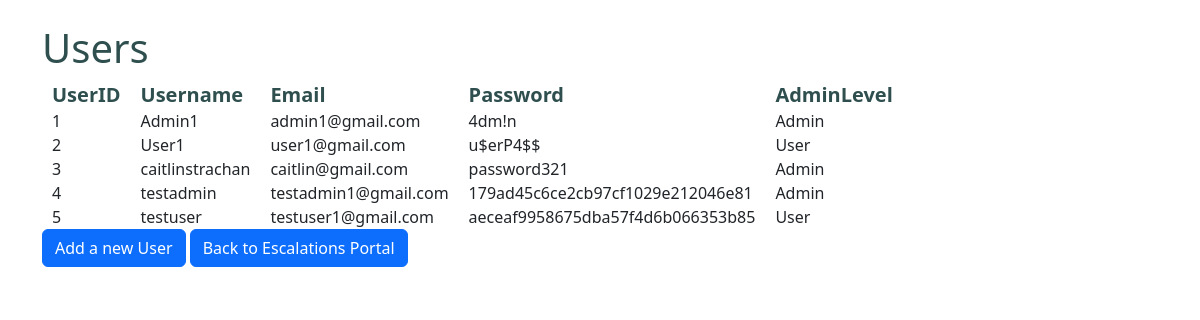
The page /users (signed in) on the database its author committed.
### tables this page shows
CREATE TABLE USERS
         (UserID INTEGER PRIMARY KEY AUTOINCREMENT NOT NULL,
          Username           TEXT    NOT NULL,
          Email              VARCHAR(50)    NOT NULL,
          Password           VARCHAR(50)    NOT NULL,
          AdminLevel         TEXT    NOT NULL);

### views.py (the view)
@app.route("/users")
def users():
    conn = get_db_connection()
    cursor = conn.cursor()
    cursor.execute('SELECT * FROM USERS')
    users = cursor.fetchall()
    adminLevel = session['adminLevel']
    if 'loggedin' in session:
        if 'Admin' in adminLevel:
           return render_template("users.html", users=users)
        else:
           return render_template("notAdminErrorPage.html")
    return redirect(url_for('login'))

### views.py (called while the page is built)
def get_db_connection():
    conn = sql.connect('ticketdb.db')
    conn.row_factory = sql.Row
    return conn

### TicketSystem/templates/users.html (shortened to what this page needs)
﻿<!DOCTYPE html>
{% extends 'base.html' %}
{% block content%}
<body>
    <h1>Users</h1>
    <table>
        <thead>
        <td>UserID</td>
        <td>Username</td>
        <td>Email</td>
        <td>Password</td>
        <td>AdminLevel</td>
        </thead>
        {% for user in users %}
        <tr>
            <td>{{user["UserID"]}}</td>
            <td>{{user["Username"]}}</td>
            <td>{{user["Email"]}}</td>
            <td>{{user["Password"]}}</td>
            <td>{{user["AdminLevel"]}}</td>
        </tr>
        {% endfor %}
    </table>
    <a href="newuser" class="btn btn-primary">Add a new User</a>
    <a href="dashboard" class="btn btn-primary">Back to Escalations Portal</a>
</body>
{% endblock %}

### TicketSystem/static/css/style.css (style rules this page uses)
h1 { color: darkslategray; font-size:60px; }
thead { color:darkslategray; font-size: 20px; font-weight: bold; }
body { background: #f4f4f4; }
td { padding-left: 10px; padding-right: 10px; }

### rows shown on the page
USERS: UserID "1", Username "Admin1", Email "admin1@gmail.com", Password "4dm!n", AdminLevel "Admin"
USERS: UserID "2", Username "User1", Email "user1@gmail.com", Password "u$erP4$$", AdminLevel "User"
USERS: UserID "3", Username "caitlinstrachan", Email "caitlin@gmail.com", Password "password321", AdminLevel "Admin"
USERS: UserID "4", Username "testadmin", Email "testadmin1@gmail.com", Password "179ad45c6ce2cb97cf1029e212046e81", AdminLevel "Admin"
USERS: UserID "5", Username "testuser", Email "testuser1@gmail.com", Password "aeceaf9958675dba57f4d6b066353b85", AdminLevel "User"
